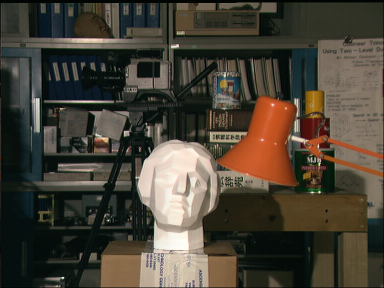
#> input picture Images/tsucuba_left.png, 384 x 288 px, found by its file name
$ python Epipolar_Geometry.py
#> lines starting #> are read from the running program, lines starting #| are printed output that depends on the picture
UBIT = '<asrathor>'
import numpy as np
np.random.seed(sum([ord(c) for c in UBIT]))
import cv2

# The two images are read.
img1 = cv2.imread('tsucuba_left.png')
#> img1 is the input picture: shape (288, 384, 3); mean B, G, R 54.7, 66.6, 73.2
img2 = cv2.imread('tsucuba_right.png')
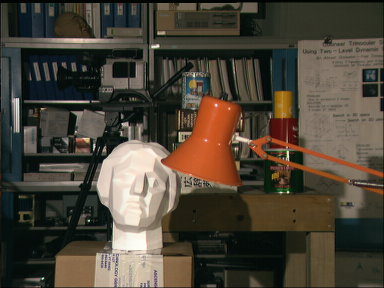
#> input picture Images/tsucuba_right.png, 384 x 288 px, found by its file name
#> img2 is the input picture: shape (288, 384, 3); mean B, G, R 55.6, 68.2, 75.9

# Both the read images are converted to grayscale.
img1_gray = cv2.cvtColor(img1,cv2.COLOR_BGR2GRAY)
img2_gray = cv2.cvtColor(img2,cv2.COLOR_BGR2GRAY)


def epipolar_geometry():

    # Task 2.1: The SIFT features are extracted using openCV.
    sift = cv2.xfeatures2d.SIFT_create()
    img1_keypoints, des1 = sift.detectAndCompute(img1_gray,None)
#> img1_keypoints = 717 keypoints; strongest (x, y, size): (174, 178, 47.3), (126, 133, 3.8), (177, 46, 2.7), (36, 102, 5.7)
    img2_keypoints, des2 = sift.detectAndCompute(img2_gray,None)
#> img2_keypoints = 708 keypoints; strongest (x, y, size): (94, 146, 1.9), (133, 178, 47.6), (157, 46, 2.7), (288, 153, 1.9)

    # After the features are extracted, the keypoints are drawn on the grayscale images.
    new_img1 = cv2.drawKeypoints(img1_gray,img1_keypoints,img1,flags=cv2.DRAW_MATCHES_FLAGS_DRAW_RICH_KEYPOINTS)
    new_img2 = cv2.drawKeypoints(img2_gray,img2_keypoints,img2,flags=cv2.DRAW_MATCHES_FLAGS_DRAW_RICH_KEYPOINTS)

    # Both the new images with the keypoints are saved.
    cv2.imwrite('task2_sift1.jpg', new_img1)

    cv2.imwrite('task2_sift2.jpg', new_img2)

    # The keypoints are matched using Brute-Force Matcher with k-nn (k=2)
    bf = cv2.BFMatcher()
    all_matches = bf.knnMatch(des1,des2,k=2)
#> all_matches = 717 matches

    # A threshold is applied to filter the good matches.
    good_matches = []
    for m, n in all_matches:
        if m.distance < 0.75*n.distance:
            good_matches.append(m)
#> after the loop, good_matches = 279 matches

    # The draw matches is used to create a new image showing matching between the keypoints on both the images.
    img3 = cv2.drawMatches(img1_gray, img1_keypoints, img2_gray, img2_keypoints, good_matches, None, flags=2)
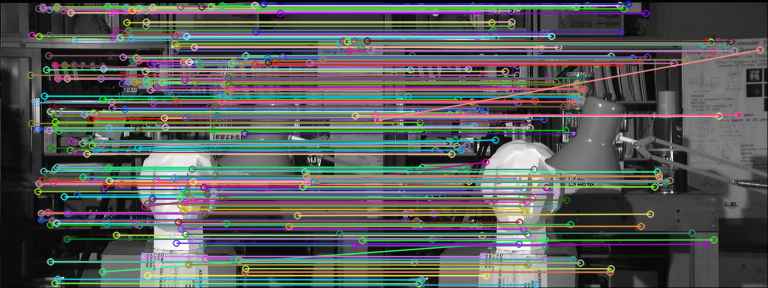
#> img3: shape (288, 768, 3); mean of channels 0, 1, 2 89.9, 91.5, 88.8; drawn as B, G, R

    # The new image with all the matches (both outliers and inliers) is saved.
    cv2.imwrite('task2_matches_knn.jpg', img3)

    # ----------------------------------------------------------------------------------------

    # Task 2.2: In order to compute the fundamental matrix F, the coordinates of points in both the images
    # is computed and later fed into the findFundamentalMat function.
    img1_pts = np.float32([img1_keypoints[m.queryIdx].pt for m in good_matches])
#> img1_pts = 279 pairs, first value 30.22 to 377.5, second value 3.55 to 284.5
    img2_pts = np.float32([img2_keypoints[m.trainIdx].pt for m in good_matches])
#> img2_pts = 279 pairs, first value 9.74 to 375.6, second value 3.54 to 284.5

    # The fundamental matrix function from openCV
    # (https://docs.opencv.org/2.4/modules/calib3d/doc/camera_calibration_and_3d_reconstruction.html)
    # is used to get the matrix F and mask comprising positions of inliers and outliers.
    F, mask = cv2.findFundamentalMat(img1_pts,img2_pts,cv2.RANSAC)
#> F = [[-3.83e-06, -0.00318, 0.0751], [0.00282, -0.000125, -9.02], [-0.0558, 8.97, 1]]; mask = 279 values, max 1 at index 0, min 0 at index 35, mean 0.95
    print(F)
#| [[-3.83475312e-06 -3.17790409e-03  7.50886827e-02]
#|  [ 2.82288805e-03 -1.24767636e-04 -9.01507259e+00]
#|  [-5.58478387e-02  8.97165282e+00  1.00000000e+00]]
    overall_points = mask.ravel().tolist()
#> overall_points has the same summary as mask

    # ----------------------------------------------------------------------------------------

    # Task 2.3: Similar to Task 1, To find 10 random matches using inliers, we first need to
    # extract only the inliers points.
    # It is worth noting that the overall_points comprises of 0,1 values where 0
    # denotes the outlier and 1 denote the inlier position in good_matches array.
    inliers = np.zeros(len(overall_points))
#> inliers = 279 values from 0 to 0

    # For random extraction of 10 inliers, one can start from a random start
    # point in the overall_points array and check if value in overall_points match 1, indicating inlier.
    inliers_n = []
    while len(inliers_n) != 10:
        start_point = np.random.randint(1, len(overall_points))
        if overall_points[start_point] == 1:
            inliers_n.append(start_point)
            inliers[start_point] = 1
#> this loop made 11 passes
#> start_point on passes 1 to 11: 17, 156, 33, 161, 2, 101, 73, 123, 149, 38, 137
#> after the loop, inliers = 279 values, max 1 at index 2, min 0 at index 0, mean 0.0358; inliers_n = [17, 156, 33, 161, 2, 101, 73, 149, 38, 137]

    # In order to get only the inliers points, the randomized positions in inliners array where value is 1
    # is extracted from overall image points.
    img1_pts = img1_pts[inliers == 1]
#> img1_pts = [[31.65, 34.74], [47.39, 212.1], [54.56, 282.8], [56.42, 166.8], [91.07, 118.2], [122.3, 74.73], [152.4, 6.99], [165, 126.9], [174.8, 99.99], [177.8, 32.95]]
    img2_pts = img2_pts[inliers == 1]
#> img2_pts = [[11.28, 34.22], [26.45, 212.5], [34.41, 283.4], [37.94, 166.9], [72.61, 118.3], [98.12, 75.09], [133.5, 7.19], [145.6, 127.4], [150.4, 100.3], [158.5, 33.04]]
    print(img1_pts.shape)
#| (10, 2)

    # To compute the epilines in an image for points in another image, computeCorrespondEpilines function
    # was used. (https://docs.opencv.org/2.4/modules/features2d/doc/drawing_function_of_keypoints_and_matches.html)
    lines1 = cv2.computeCorrespondEpilines(img1_pts,1,F)
#> lines1 = [[-0.00397, -1, 34.82], [-0.0671, -0.998, 212.9], [-0.0922, -0.996, 283.8], [-0.0512, -0.999, 168.1], [-0.0343, -0.999, 120.4], [-0.0188, -1, 76.57], [0.00609, -1, 6.43], [-0.0384, -0.999, 131.8], [-0.0285, -1, 104.1], [-0.00356, -1, 33.66]]
    lines1 = lines1.reshape(-1,3)

    height, width = img2_gray.shape
#> height = 288; width = 384

    # The image is converted back to BGR since the line will show only white otherwise.
    # The original image global variable cannot be used since it is now comprised of all keypoints which we
    # don't want to show.
    img1_new = cv2.cvtColor(img2_gray,cv2.COLOR_GRAY2BGR)
    color =[]
    for i in range(10):
        color.append(tuple(np.random.randint(0,255,3).tolist()))

    # To draw the lines and corresponding points, referred openCV doc:https://docs.opencv.org/3.2.0/da/de9/tutorial_py_epipolar_geometry.html
    for height,i,j in zip(lines1,img2_pts,range(0,9)):
            x0, y0 = [0, int(-height[2] / height[1])]
            x1, y1 = [width, int(-(height[2] + height[0] * width) / height[1])]
            img1_new = cv2.line(img1_new, (x0, y0), (x1, y1), color[j], 1)
            img1_new = cv2.circle(img1_new, tuple(i), 4, color[j])
#> this loop made 9 passes
#> (height, i, y0, y1) on passes 1 to 9: ([-0.00397, -1, 34.82], [11.28, 34.22], 34, 33), ([-0.0671, -0.998, 212.9], [26.45, 212.5], 213, 187), ([-0.0922, -0.996, 283.8], [34.41, 283.4], 284, 249), ([-0.0512, -0.999, 168.1], [37.94, 166.9], 168, 148), ([-0.0343, -0.999, 120.4], [72.61, 118.3], 120, 107), ([-0.0188, -1, 76.57], [98.12, 75.09], 76, 69), ([0.00609, -1, 6.43], [133.5, 7.19], 6, 8), ([-0.0384, -0.999, 131.8], [145.6, 127.4], 131, 117), ([-0.0285, -1, 104.1], [150.4, 100.3], 104, 93)
#> pass 1, in epipolar_geometry, `img1_new = cv2.line(img1_new, (x0, y0), (x1, y1), color[j], 1)`:
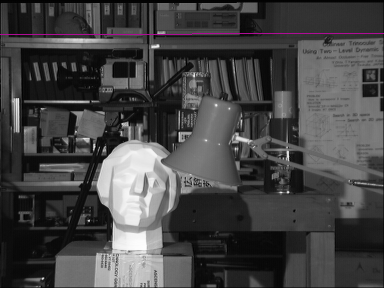
#> img1_new: shape (288, 384, 3); mean B, G, R 69.4, 68.9, 69.5
#> after the loop:
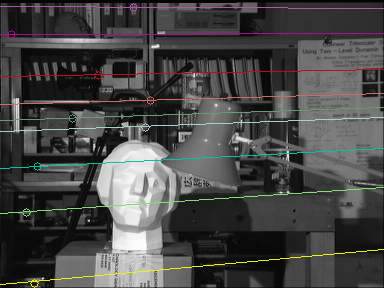
#> img1_new: shape (288, 384, 3); mean B, G, R 70.7, 71.2, 71.9
    cv2.imwrite('task2_epi_right.jpg',img1_new)

    lines2 = cv2.computeCorrespondEpilines(img2_pts, 2, F)
#> lines2 = [[0.00456, 1, -34.33], [0.0613, 0.998, -215.5], [0.084, 0.996, -288], [0.047, 0.999, -169.7], [0.0318, 0.999, -121.4], [0.018, 1, -77.28], [-0.00422, 1, -6.29], [0.0357, 0.999, -133.7], [0.0267, 1, -105.1], [0.00435, 1, -33.67]]
    lines2 = lines2.reshape(-1, 3)

    height, width = img1_gray.shape
    img2_new = cv2.cvtColor(img1_gray,cv2.COLOR_GRAY2BGR)
    for height,i,j in zip(lines2,img1_pts,range(0,9)):
            x0, y0 = [0, int(-height[2] / height[1])]
            x1, y1 = [width, int(-(height[2] + height[0] * width) / height[1])]
            img2_new = cv2.line(img2_new, (x0, y0), (x1, y1), color[j], 1)
            img2_new = cv2.circle(img2_new, tuple(i), 4, color[j])
#> this loop made 9 passes
#> (height, i, y0, y1) on passes 1 to 9: ([0.00456, 1, -34.33], [31.65, 34.74], 34, 32), ([0.0613, 0.998, -215.5], [47.39, 212.1], 215, 192), ([0.084, 0.996, -288], [54.56, 282.8], 289, 256), ([0.047, 0.999, -169.7], [56.42, 166.8], 169, 151), ([0.0318, 0.999, -121.4], [91.07, 118.2], 121, 109), ([0.018, 1, -77.28], [122.3, 74.73], 77, 70), ([-0.00422, 1, -6.29], [152.4, 6.99], 6, 7), ([0.0357, 0.999, -133.7], [165, 126.9], 133, 120), ([0.0267, 1, -105.1], [174.8, 99.99], 105, 94)
#> pass 1, in epipolar_geometry, `img2_new = cv2.line(img2_new, (x0, y0), (x1, y1), color[j], 1)`:
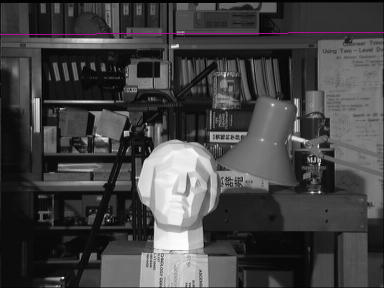
#> img2_new: shape (288, 384, 3); mean B, G, R 67.6, 67.1, 67.7
#> after the loop:
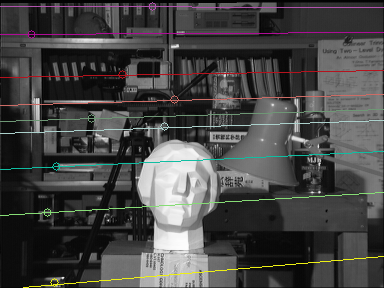
#> img2_new: shape (288, 384, 3); mean B, G, R 68.9, 69.4, 70.1
    cv2.imwrite('task2_epi_left.jpg',img2_new)


def disparity():

    # The parameters were defined based on many tries.
    stereo = cv2.StereoSGBM_create()
    stereo.setMinDisparity(16)
    stereo.setNumDisparities(112-16-16)
    stereo.setBlockSize(15)
    stereo.setSpeckleRange(32)
    stereo.setSpeckleWindowSize(100)
    stereo.setUniquenessRatio(10)
    stereo.setDisp12MaxDiff(1)
    disparity = stereo.compute(img1_gray, img2_gray).astype(np.float32)/16.0
    cv2.imwrite('task2_disparity.jpg',disparity)
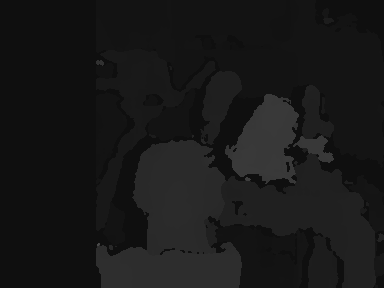
#> saved as task2_disparity.jpg: shape (288, 384); min 15, max 73, mean 23.9

# For running task 2.1,2.2,2.3
epipolar_geometry()
# For running task 2.4
disparity()
